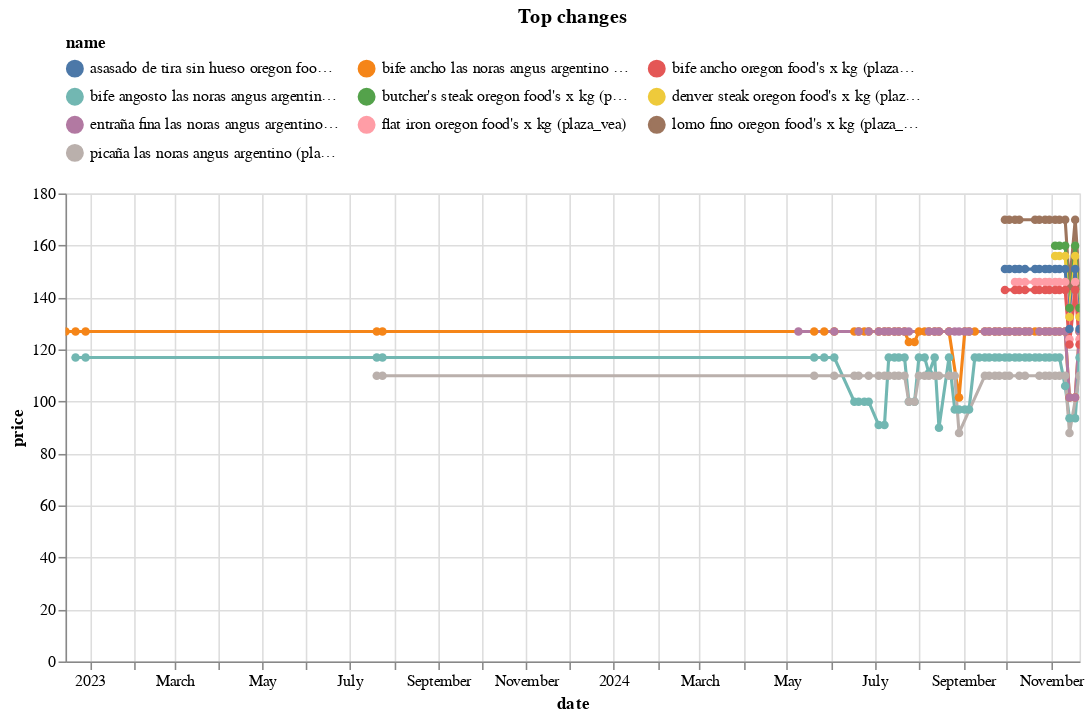

The notebook cell this image was saved under:
### Code cell
top_changes_abs.head(10).pipe(plot_changes, 'Top changes')

### Figure 1 — Vega-Lite specification as saved in the notebook (floating-point values rounded to 4 significant figures; data arrays with more than 128 entries replaced by an {"elided": "..."} marker saying what was removed)
{"config": {"view": {"continuousWidth": 300, "continuousHeight": 300}, "legend": {"columns": 3, "orient": "top"}}, "data": {"name": "data-b2852660bf3ae53ab1060a8aa71e8cbc"}, "mark": {"type": "line", "point": true}, "encoding": {"color": {"field": "name", "scale": {"domain": ["asasado de tira sin hueso oregon food's x kg (plaza_vea)", "bife ancho las noras angus argentino (plaza_vea)", "bife ancho oregon food's x kg (plaza_vea)", "bife angosto las noras angus argentino (plaza_vea)", "butcher's steak oregon food's x kg (plaza_vea)", "denver steak oregon food's x kg (plaza_vea)", "entraña fina las noras angus argentino (plaza_vea)", "flat iron oregon food's x kg (plaza_vea)", "lomo fino oregon food's x kg (plaza_vea)", "picaña las noras angus argentino (plaza_vea)"]}, "type": "nominal"}, "tooltip": [{"field": "name", "type": "nominal"}, {"field": "price", "type": "quantitative"}, {"field": "last_price", "type": "quantitative"}], "x": {"field": "date", "type": "temporal"}, "y": {"field": "price", "type": "quantitative"}}, "params": [{"name": "param_7", "select": {"type": "point", "fields": ["name"]}, "bind": "legend"}, {"name": "param_8", "select": {"type": "interval", "encodings": ["x", "y"]}, "bind": "scales"}], "title": "Top changes", "transform": [{"filter": {"param": "param_7"}}], "width": 650, "$schema": "https://vega.github.io/schema/vega-lite/v5.20.1.json", "datasets": {"data-b2852660bf3ae53ab1060a8aa71e8cbc": {"elided": "246 records"}}}
